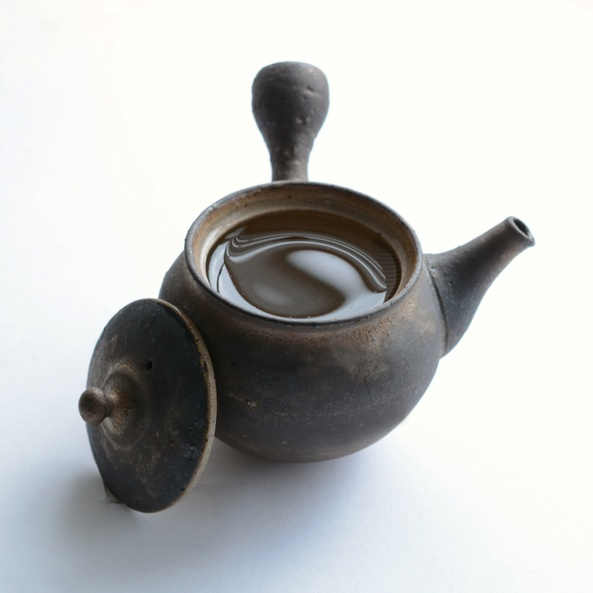
#> input picture Project4/image/teapot.jpg, 593 x 593 px, shrunk from 1024 x 1024 before the run
$ python rotation.py
#> lines starting #> are read from the running program, lines starting #| are printed output that depends on the picture
from PIL import Image

# Load the image
image_path = '../image/teapot.jpg'
image = Image.open(image_path)
#> image is the input picture: PIL image 593x593 RGB; mean R, G, B 190.9, 192.3, 191.3

# Function to apply rotation
def rotate_image(image, angle, output_path):
#> called with angle = 45, output_path = '../image/rotated_image_45.jpg'
    rotated_image = image.rotate(angle, expand=True)  # Expand to fit the entire rotated image
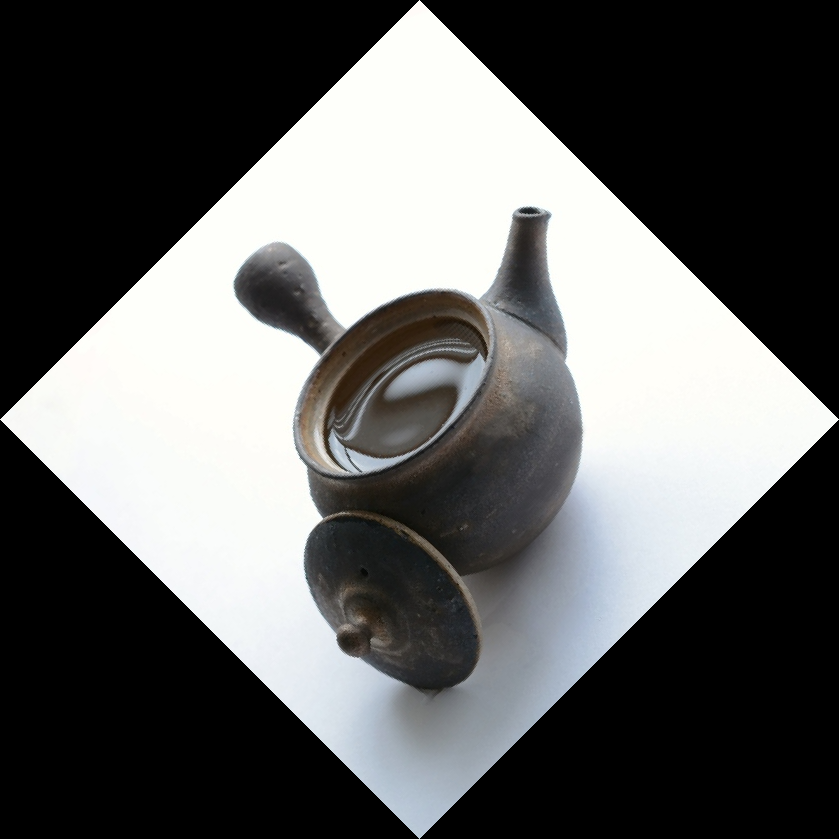
#> rotated_image: PIL image 839x839 RGB; mean R, G, B 95.5, 96.2, 95.7
    rotated_image.save(output_path)
    return rotated_image

# Apply rotation with different angles and save images
rotate_image(image, 45, '../image/rotated_image_45.jpg')  # Rotate by 45 degrees
rotate_image(image, 90, '../image/rotated_image_90.jpg')  # Rotate by 90 degrees
#> call 2 of rotate_image, with angle = 90, output_path = '../image/rotated_image_90.jpg'
#> in rotate_image (call 2), `rotated_image = image.rotate(angle, expand=True)`:
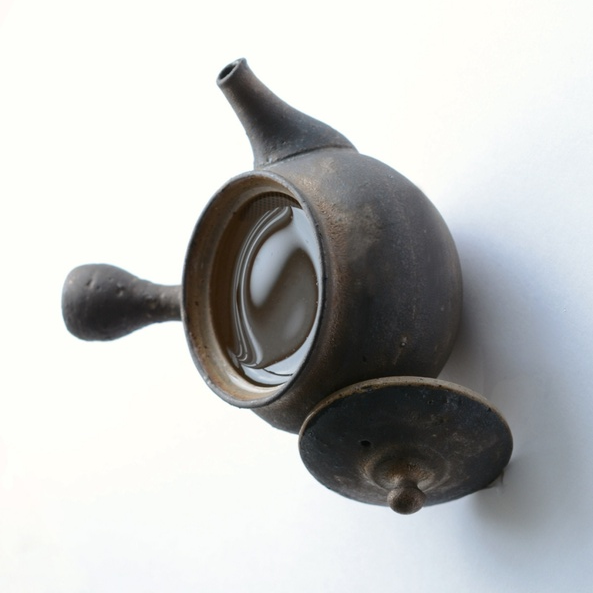
#> rotated_image: PIL image 593x593 RGB; mean R, G, B 190.9, 192.3, 191.3

print("Rotated images saved as 'rotated_image_45.jpg' and 'rotated_image_90.jpg'")

$ run again, with Project4/image/affine_transformed_image.jpg copied over Project4/image/teapot.jpg
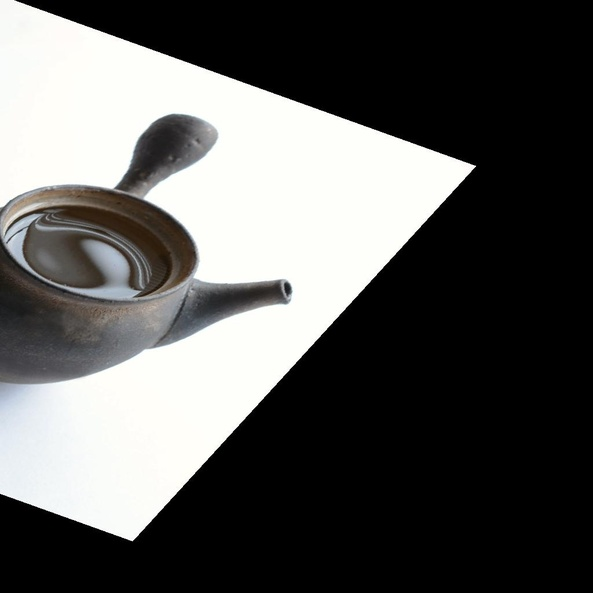
#> input picture Project4/image/affine_transformed_image.jpg, 593 x 593 px, shrunk from 1024 x 1024 before the run
#> image is the input picture: PIL image 593x593 RGB; mean R, G, B 89.9, 89.9, 88.5
#> in rotate_image, `rotated_image = image.rotate(angle, expand=True)`:
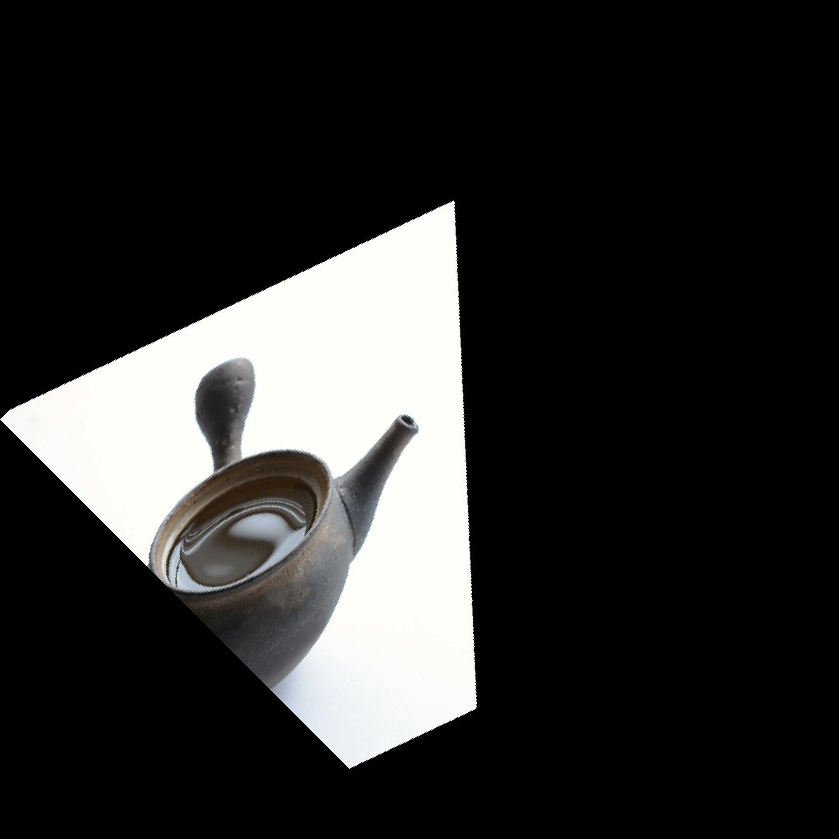
#> rotated_image: PIL image 839x839 RGB; mean R, G, B 44.9, 44.9, 44.2
#> in rotate_image (call 2), `rotated_image = image.rotate(angle, expand=True)`:
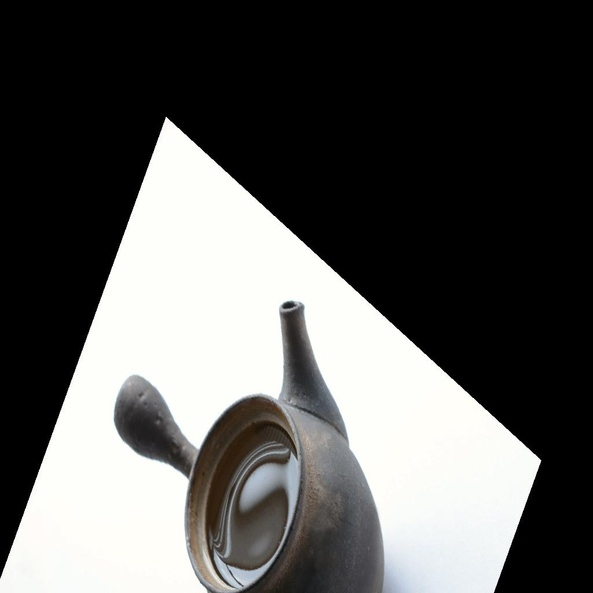
#> rotated_image: PIL image 593x593 RGB; mean R, G, B 89.9, 89.9, 88.5

$ run again, with Project4/image/high_contrast_image.jpg copied over Project4/image/teapot.jpg
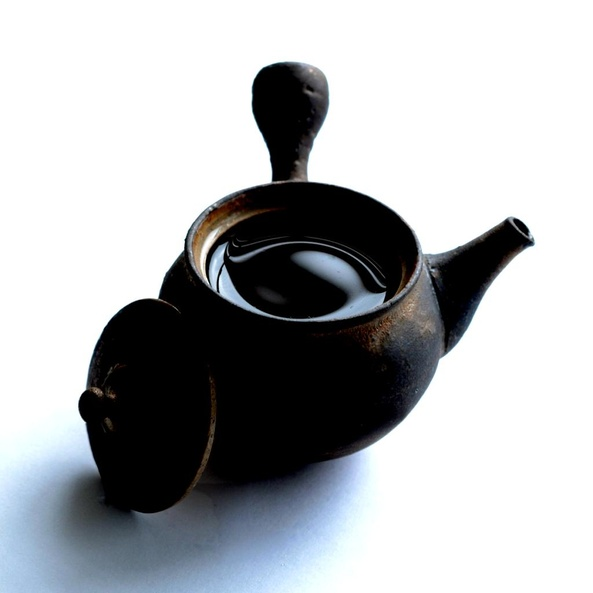
#> input picture Project4/image/high_contrast_image.jpg, 593 x 593 px, shrunk from 1024 x 1024 before the run
#> image is the input picture: PIL image 593x593 RGB; mean R, G, B 174.9, 177.3, 179.9
#> in rotate_image, `rotated_image = image.rotate(angle, expand=True)`:
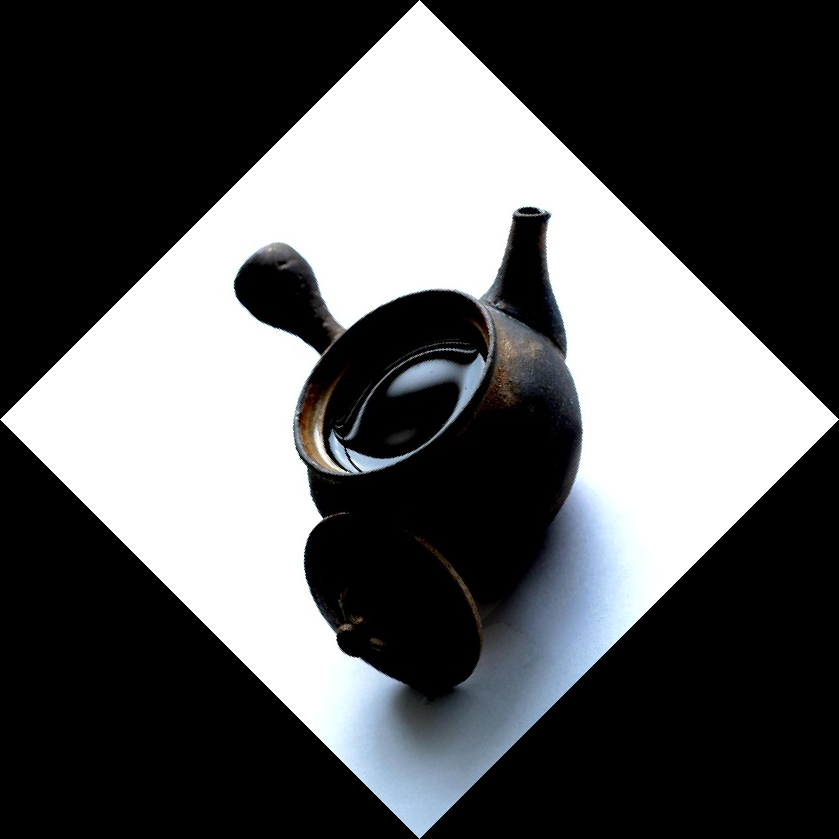
#> rotated_image: PIL image 839x839 RGB; mean R, G, B 87.5, 88.7, 90
#> in rotate_image (call 2), `rotated_image = image.rotate(angle, expand=True)`:
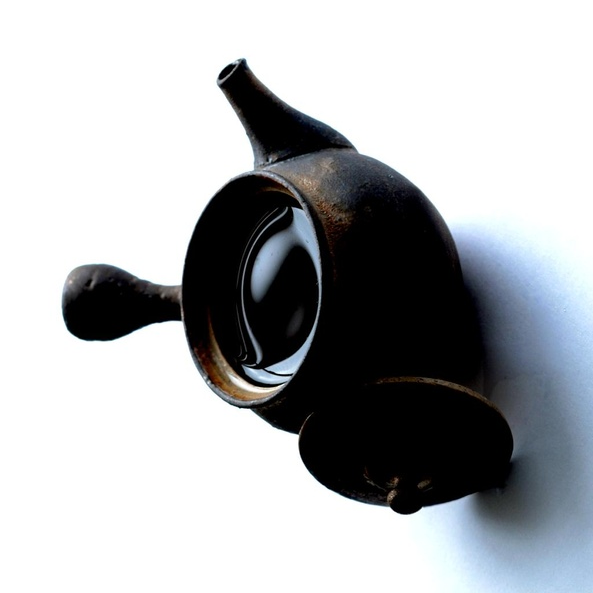
#> rotated_image: PIL image 593x593 RGB; mean R, G, B 174.9, 177.3, 179.9
